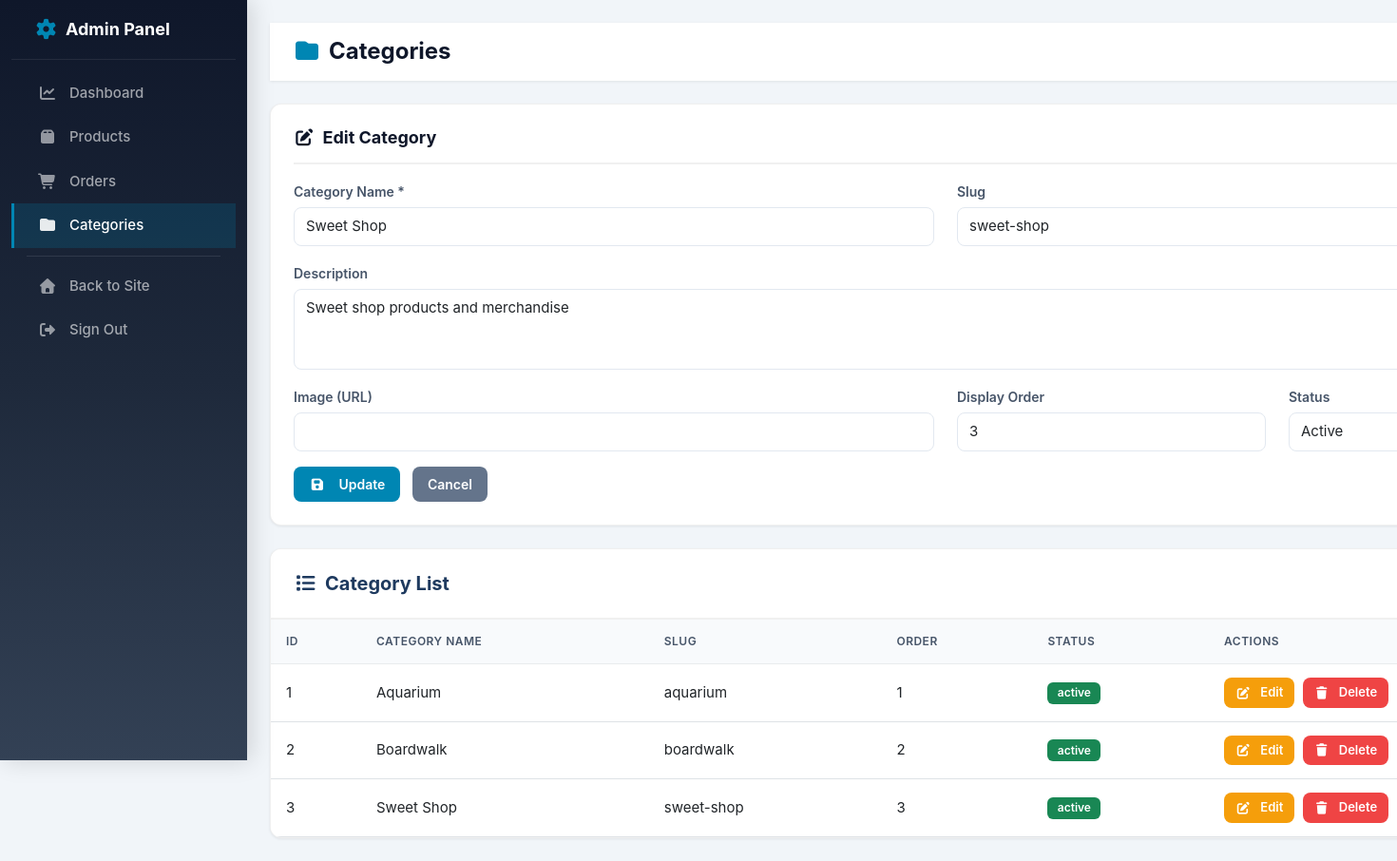
Page /admin/categories.php?edit=3 (signed in) on the committed database.
### tables this page shows
CREATE TABLE IF NOT EXISTS `categories` (
  `category_id` INT(11) NOT NULL AUTO_INCREMENT,
  `category_name` VARCHAR(100) NOT NULL,
  `slug` VARCHAR(100) NOT NULL UNIQUE,
  `description` TEXT DEFAULT NULL,
  `image` VARCHAR(255) DEFAULT NULL,
  `display_order` INT(11) DEFAULT 0,
  `status` ENUM('active', 'inactive') DEFAULT 'active',
  `created_at` TIMESTAMP DEFAULT CURRENT_TIMESTAMP,
  `updated_at` TIMESTAMP DEFAULT CURRENT_TIMESTAMP ON UPDATE CURRENT_TIMESTAMP,
  PRIMARY KEY (`category_id`),
  INDEX `idx_slug` (`slug`),
  INDEX `idx_status` (`status`)
);

### admin/categories.php (the view, shortened to what this page needs)
<?php
$conn = getDBConnection();
$result = $conn->query("SELECT * FROM categories ORDER BY display_order ASC, category_name ASC");
$categories = [];
while ($row = $result->fetch_assoc()) {
    $categories[] = $row;
}
$edit_category = null;
if (isset($_GET['edit'])) {
    foreach ($categories as $cat) {
        if ($cat['category_id'] == intval($_GET['edit'])) {
            $edit_category = $cat;
            break;
        }
    }
}
?>
<!DOCTYPE html>
<html lang="en">
<head>
    <link href="https://cdn.jsdelivr.net/npm/bootstrap@5.3.0/dist/css/bootstrap.min.css" rel="stylesheet">
    <link rel="stylesheet" href="https://cdnjs.cloudflare.com/ajax/libs/font-awesome/7.0.1/css/all.min.css">
    <link rel="stylesheet" href="../css/variables.css">
    <link rel="stylesheet" href="../css/admin.css">
</head>
<body class="admin-page">
    <div class="container-fluid">
        <div class="row">
            <?php include 'includes/sidebar.php'; ?>
            <div class="admin-content">
                <div class="admin-header">
                    <h2><i class="fa-solid fa-folder"></i> Categories</h2>
                </div>
                <div class="admin-form-card mb-4">
                    <div class="card-header">
                        <h5><i class="fa-solid fa-<?php echo $edit_category ? 'edit' : 'plus'; ?> me-2"></i><?php echo $edit_category ? 'Edit Category' : 'Add New Category'; ?></h5>
                    </div>
                    <div>
                        <form method="POST">
                            <div class="row">
                                <div class="col-md-6 mb-3">
                                    <label class="form-label">Category Name *</label>
                                    <input type="text" class="form-control" name="category_name" value="<?php echo $edit_category ? htmlspecialchars($edit_category['category_name']) : ''; ?>" required>
                                </div>
                                <div class="col-md-6 mb-3">
                                    <label class="form-label">Slug</label>
                                    <input type="text" class="form-control" name="slug" value="<?php echo $edit_category ? htmlspecialchars($edit_category['slug']) : ''; ?>">
                                </div>
                            </div>
                            <div class="mb-3">
                                <label class="form-label">Description</label>
                                <textarea class="form-control" name="description" rows="3"><?php echo $edit_category ? htmlspecialchars($edit_category['description']) : ''; ?></textarea>
                            </div>
                            <div class="row">
                                <div class="col-md-6 mb-3">
                                    <label class="form-label">Image (URL)</label>
                                    <input type="text" class="form-control" name="image" value="<?php echo $edit_category ? htmlspecialchars($edit_category['image']) : ''; ?>">
                                </div>
                                <div class="col-md-3 mb-3">
                                    <label class="form-label">Display Order</label>
                                    <input type="number" class="form-control" name="display_order" value="<?php echo $edit_category ? $edit_category['display_order'] : '0'; ?>">
                                </div>
                                <div class="col-md-3 mb-3">
                                    <label class="form-label">Status</label>
                                    <select class="form-select" name="status">
                                        <option value="active" <?php echo ($edit_category && $edit_category['status'] == 'active') ? 'selected' : ''; ?>>Active</option>
                                    </select>
                                </div>
                            </div>
                            <button type="submit" name="<?php echo $edit_category ? 'update_category' : 'add_category'; ?>" class="admin-btn admin-btn-primary">
                                <i class="fa-solid fa-<?php echo $edit_category ? 'save' : 'plus'; ?> me-2"></i><?php echo $edit_category ? 'Update' : 'Add New'; ?>
                            </button>
                            <?php if ($edit_category): ?>
                                <a href="categories.php" class="admin-btn admin-btn-secondary ms-2">Cancel</a>
                            <?php endif; ?>
                        </form>
                    </div>
                </div>
                <div class="admin-table">
                    <div class="card-header" style="padding: 1.5rem; background: white; border-bottom: 2px solid #f0f0f0;">
                        <h5 style="margin: 0; font-weight: 700; color: #1e3a5f;">
                            <i class="fa-solid fa-list me-2"></i>Category List
                        </h5>
                    </div>
                    <div class="table-responsive">
                        <table class="table">
                                <thead>
                                    <tr>
                                        <th>ID</th>
                                        <th>Category Name</th>
                                        <th>Slug</th>
                                        <th>Order</th>
                                        <th>Status</th>
                                        <th>Actions</th>
                                    </tr>
                                </thead>
                                <tbody>
                                    <?php foreach ($categories as $category): ?>
                                        <tr>
                                            <td><?php echo $category['category_id']; ?></td>
                                            <td><?php echo htmlspecialchars($category['category_name']); ?></td>
                                            <td><?php echo htmlspecialchars($category['slug']); ?></td>
                                            <td><?php echo $category['display_order']; ?></td>
                                            <td>
                                                <span class="badge bg-<?php echo $category['status'] == 'active' ? 'success' : 'secondary'; ?>">
                                                    <?php echo $category['status']; ?>
                                                </span>
                                            </td>
                                            <td>
                                                <a href="?edit=<?php echo $category['category_id']; ?>" class="admin-btn admin-btn-warning admin-btn-sm">
                                                    <i class="fa-solid fa-edit me-1"></i>Edit
                                                </a>
                                                <form method="POST" style="display:inline;" onsubmit="return confirm('Are you sure you want to delete?');">
                                                    <button type="submit" name="delete_category" class="admin-btn admin-btn-danger admin-btn-sm ms-1">
                                                        <i class="fa-solid fa-trash me-1"></i>Delete
                                                    </button>
                                                </form>
                                            </td>
                                        </tr>
                                    <?php endforeach; ?>
                                </tbody>
                            </table>
                        </div>
                    </div>
                </div>
            </div>
        </div>
</body>
</html>

### css/variables.css (style rules this page uses)
:root { --font-family-primary: 'Source Sans 3', -apple-system, BlinkMacSystemFont, 'Segoe UI', sans-serif; --font-family-heading: 'Poppins', -apple-system, BlinkMacSystemFont, 'Segoe UI', sans-serif; --font-weight-light: 300; --font-weight-normal: 400; --font-weight-medium: 500; --font-weight-semibold: 600; --font-weight-bold: 700; --font-weight-extrabold: 800; --font-size-xs: 0.75rem; --font-size-sm: 0.875rem; --font-size-base: 1rem; --font-size-lg: 1.125rem; --font-size-xl: 1.25rem; --font-size-2xl: 1.5rem; --font-size-3xl: 1.875rem; --font-size-4xl: 2.25rem; --font-size-5xl: 3rem; --font-size-6xl: 3.75rem; --line-height-tight: 1.2; --line-height-normal: 1.5; --line-height-relaxed: 1.75; --line-height-loose: 2; --letter-spacing-tight: -0.025em; --letter-spacing-normal: 0; --letter-spacing-wide: 0.025em; --letter-spacing-wider: 0.05em; --letter-spacing-widest: 0.1em; --primary-color: #004b8d; --primary-dark: #003366; --primary-light: #0066cc; --secondary-color: #0086b3; --secondary-dark: #006b8f; --secondary-light: #00a3d9; --accent-color: #6bb4b3; --text-primary: #1a1a1a; --text-secondary: #4a4a4a; --text-muted: #6c757d; --text-light: #999999; --text-white: #ffffff; --text-dark: #1a1a1a; --aqua-color: #0086b3; --aqua-dark: #006b8f; --aqua-light: #00a3d9; --pink-color: #e8477b; --sweet-shop-red: #dc3545; --boardwalk-yellow: #FFD700; --bg-white: #ffffff; --bg-light: #f8f9fa; --bg-lighter: #fafbfc; --bg-dark: #1a1a1a; --facebook-color: #1877F2; --instagram-color: #E4405F; --twitter-color: #1DA1F2; --youtube-color: #FF0000; --spacing-xs: 0.25rem; --spacing-sm: 0.5rem; --spacing-md: 1rem; --spacing-lg: 1.5rem; --spacing-xl: 2rem; --spacing-2xl: 3rem; --spacing-3xl: 4rem; --spacing-4xl: 5rem; --transition-fast: 0.15s cubic-bezier(0.4, 0, 0.2, 1); --transition-base: 0.3s cubic-bezier(0.4, 0, 0.2, 1); --transition-slow: 0.5s cubic-bezier(0.4, 0, 0.2, 1); --transition-bezier: 0.3s cubic-bezier(0.4, 0, 0.2, 1); --transition-spring: 0.4s cubic-bezier(0.68, -0.55, 0.265, 1.55); --shadow-xs: 0 1px 2px 0 rgba(0, 0, 0, 0.05); --shadow-sm: 0 2px 4px 0 rgba(0, 0, 0, 0.06), 0 1px 2px 0 rgba(0, 0, 0, 0.03); --shadow-md: 0 4px 6px -1px rgba(0, 0, 0, 0.1), 0 2px 4px -1px rgba(0, 0, 0, 0.06); --shadow-lg: 0 10px 15px -3px rgba(0, 0, 0, 0.1), 0 4px 6px -2px rgba(0, 0, 0, 0.05); --shadow-xl: 0 20px 25px -5px rgba(0, 0, 0, 0.1), 0 10px 10px -5px rgba(0, 0, 0, 0.04); --shadow-2xl: 0 25px 50px -12px rgba(0, 0, 0, 0.25); --shadow-inner: inset 0 2px 4px 0 rgba(0, 0, 0, 0.06); --shadow-header: 0 2px 10px rgba(0, 0, 0, 0.05); --shadow-colored: 0 10px 30px rgba(0, 134, 179, 0.2); --radius-xs: 2px; --radius-sm: 4px; --radius-md: 6px; --radius-lg: 8px; --radius-xl: 12px; --radius-2xl: 16px; --radius-full: 9999px; --gradient-primary: linear-gradient(135deg, #004e92 0%, #0086b3 100%); --gradient-hero: linear-gradient(135deg, rgba(0, 78, 146, 0.4) 0%, rgba(0, 4, 40, 0.5) 100%); --gradient-overlay: linear-gradient(180deg, rgba(0, 0, 0, 0) 0%, rgba(0, 0, 0, 0.3) 100%); --z-dropdown: 1000; --z-sticky: 1020; --z-fixed: 1030; --z-modal-backdrop: 1040; --z-modal: 1050; --z-popover: 1060; --z-tooltip: 1070; }

### rows in the picture
categories: category_name "Sweet Shop", slug "sweet-shop", description "Sweet shop products and merchandise", display_order "3", status "Active", category_id "3", status "active"
categories: category_id "1", category_name "Aquarium", slug "aquarium", display_order "1", status "active"
categories: category_id "2", category_name "Boardwalk", slug "boardwalk", display_order "2", status "active"
